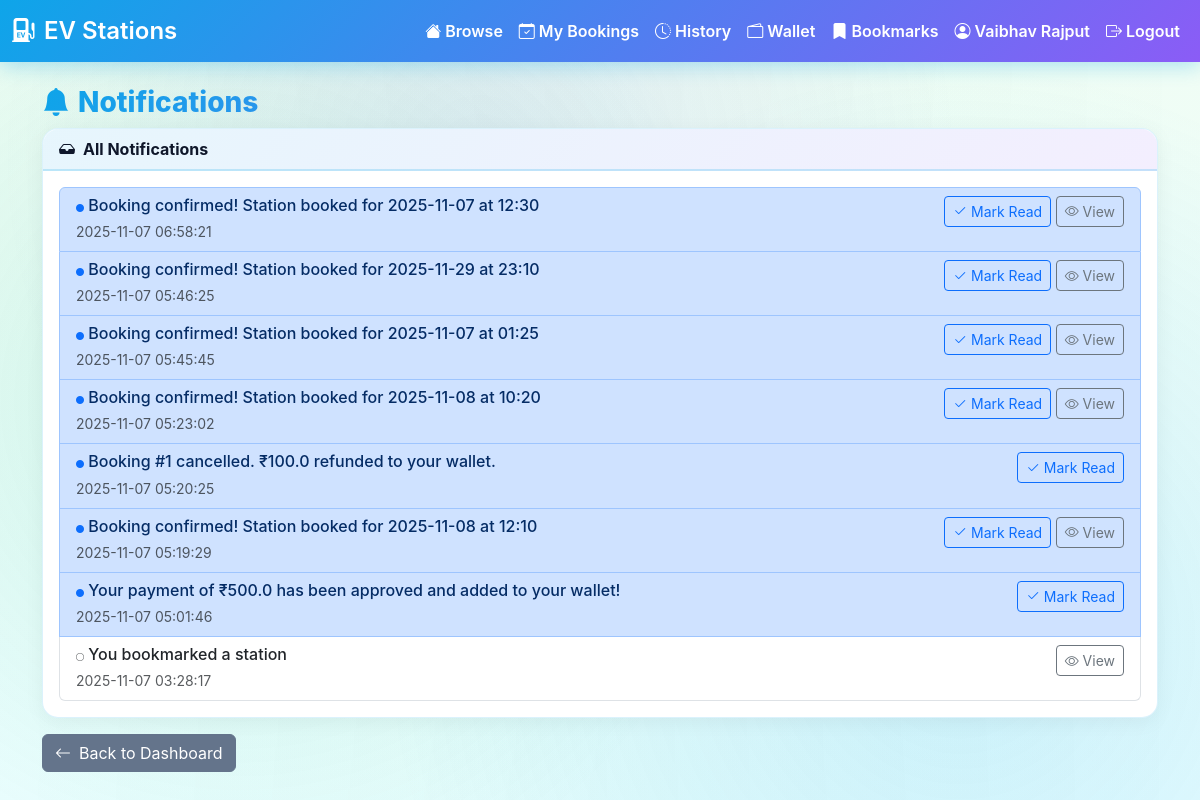
Before: /user/notifications (signed in) with the older database file.
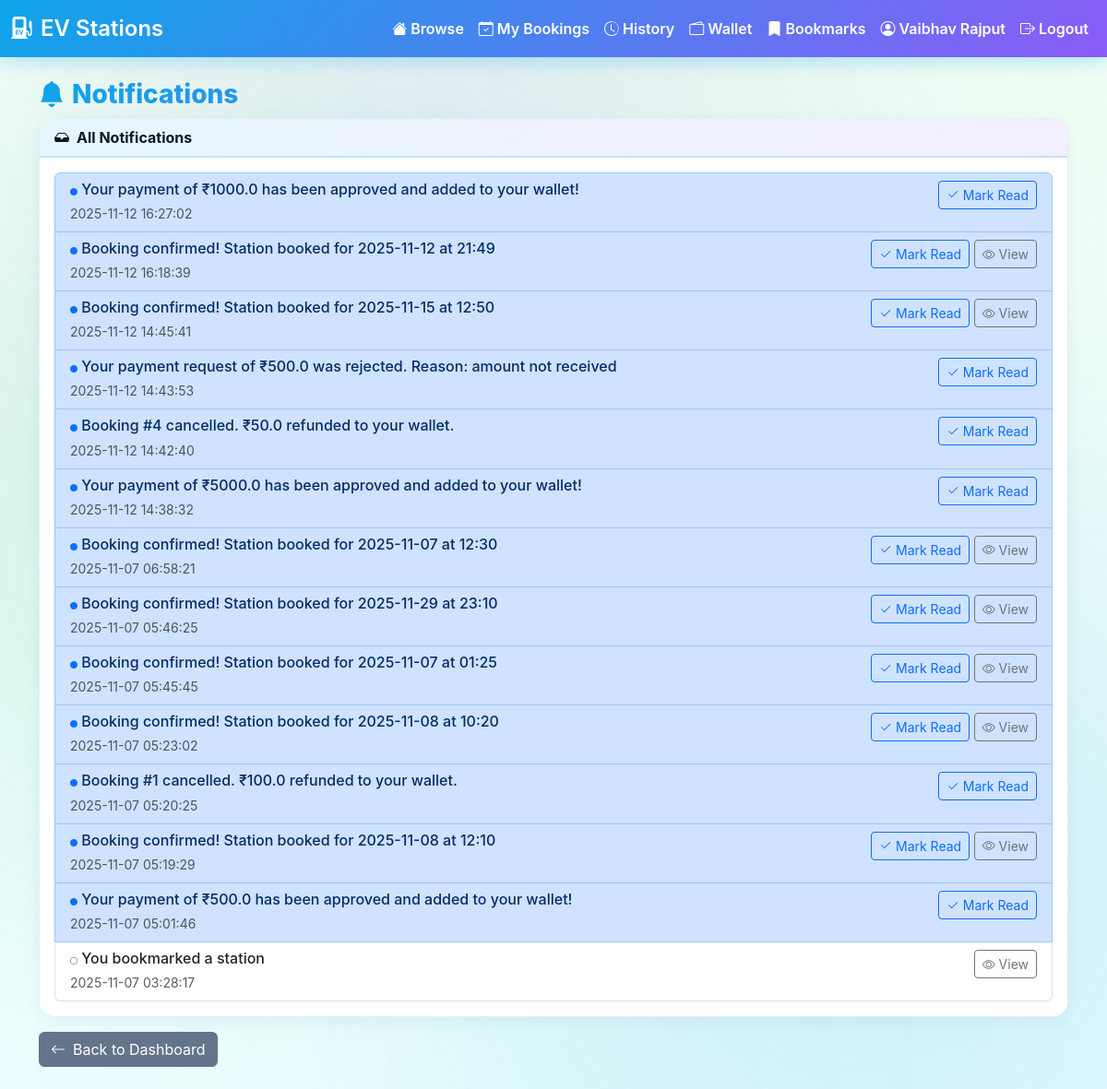
After: the same page with the newer database file.
### tables this page shows
CREATE TABLE notifications (
  id INTEGER PRIMARY KEY AUTOINCREMENT,
  user_id INTEGER NOT NULL,
  station_id TEXT,
  message TEXT NOT NULL,
  is_read INTEGER DEFAULT 0,
  created_at TIMESTAMP DEFAULT CURRENT_TIMESTAMP,
  FOREIGN KEY (user_id) REFERENCES users(id),
  FOREIGN KEY (station_id) REFERENCES ev_charging_stations_reduced(station_id)
);

### flask_app/routes.py (the view)
@bp.route("/user/notifications")
def user_notifications_page():
    if not f.session.get("user_id"):
        f.flash("Please login", "warning")
        return f.redirect(f.url_for("main.user_login"))
    user_id = f.session.get("user_id")
    notifications = get_user_notifications(user_id, unread_only=False)
    return f.render_template("user_notifications.html", notifications=notifications)

### app_db.py (called while the page is built)
def get_conn():
    DB_PATH.parent.mkdir(parents=True, exist_ok=True)
    return sqlite3.connect(DB_PATH)

def get_user_notifications(user_id: int, unread_only: bool = False) -> List[Dict[str, Any]]:
    with get_conn() as conn:
        sql = "SELECT * FROM notifications WHERE user_id = ?"
        if unread_only:
            sql += " AND is_read = 0"
        sql += " ORDER BY created_at DESC LIMIT 20"
        cursor = conn.execute(sql, (user_id,))
        notifications = cursor.fetchall()
    return [
        {
            'id': n[0],
            'station_id': n[2],
            'message': n[3],
            'is_read': n[4],
            'created_at': n[5]
        }
        for n in notifications
    ]

### templates/user_notifications.html (shortened to what this page needs)
{% extends 'base.html' %}
{% block styles %}<link href="{{ url_for('static', filename='css/index.css') }}" rel="stylesheet">{% endblock %}
{% block content %}
<h3><i class="bi bi-bell-fill me-2"></i>Notifications</h3>
<div class="card">
  <div class="card-header">
    <i class="bi bi-inbox-fill me-2"></i>All Notifications
  </div>
  <div class="card-body">
    {% if notifications %}
      <div class="list-group">
        {% for notif in notifications %}
        <div class="list-group-item {% if not notif.is_read %}list-group-item-primary{% endif %}">
          <div class="d-flex w-100 justify-content-between align-items-start">
            <div>
              <h6 class="mb-1">
                {% if not notif.is_read %}
                  <i class="bi bi-circle-fill text-primary" style="font-size:0.5rem;"></i>
                {% else %}
                  <i class="bi bi-circle text-muted" style="font-size:0.5rem;"></i>
                {% endif %}
                {{ notif.message }}
              </h6>
              <small class="text-muted">{{ notif.created_at }}</small>
            </div>
            <div>
              {% if not notif.is_read %}
                <form method="post" action="{{ url_for('main.mark_read', notification_id=notif.id) }}" style="display:inline;">
                  <button type="submit" class="btn btn-sm btn-outline-primary">
                    <i class="bi bi-check2"></i> Mark Read
                  </button>
                </form>
              {% endif %}
              {% if notif.station_id %}
                <a href="{{ url_for('main.station_detail', station_id=notif.station_id) }}"
                   class="btn btn-sm btn-outline-secondary">
                  <i class="bi bi-eye"></i> View
                </a>
              {% endif %}
            </div>
          </div>
        </div>
        {% endfor %}
      </div>
    {% else %}
      <div class="alert alert-info">
        <i class="bi bi-info-circle me-2"></i>No notifications yet.
      </div>
    {% endif %}
  </div>
</div>
<div class="mt-3">
  <a href="{{ url_for('main.user_dashboard') }}" class="btn btn-secondary">
    <i class="bi bi-arrow-left me-2"></i>Back to Dashboard
  </a>
</div>
{% endblock %}

### templates/base.html (shortened to what this page needs)
<!doctype html>
<html lang="en">
  <head>
  <link href="https://cdn.jsdelivr.net/npm/bootstrap@5.3.2/dist/css/bootstrap.min.css" rel="stylesheet">
  <link href="https://cdn.jsdelivr.net/npm/bootstrap-icons@1.11.0/font/bootstrap-icons.css" rel="stylesheet">
  <link href="{{ url_for('static', filename='css/base.css') }}" rel="stylesheet">
    {% block styles %}{% endblock %}
  </head>
  <body class="{% block body_class %}{% endblock %}">
    {% block navbar %}
    <nav class="navbar navbar-expand-lg navbar-dark bg-dark">
      <div class="container-fluid">
        <a class="navbar-brand" href="{{ url_for('main.index') }}">
          <i class="bi bi-ev-station-fill"></i> EV Stations
        </a>
        <div class="collapse navbar-collapse" id="navbarsExample">
          <ul class="navbar-nav ms-auto">
            {% if session.get('is_admin') %}
              <li class="nav-item"><a class="nav-link" href="{{ url_for('main.admin_stations') }}">Stations</a></li>
              <li class="nav-item"><a class="nav-link" href="{{ url_for('main.admin_users') }}">Users</a></li>
              <li class="nav-item"><a class="nav-link" href="{{ url_for('main.admin_payments') }}">Payments</a></li>
              <li class="nav-item"><a class="nav-link" href="{{ url_for('main.admin_bookings') }}">Bookings</a></li>
              <li class="nav-item"><a class="nav-link" href="{{ url_for('main.admin_logout') }}">Logout</a></li>
            {% elif session.get('user_email') %}
              <li class="nav-item"><a class="nav-link" href="{{ url_for('main.index') }}"><i class="bi bi-house-fill me-1"></i>Browse</a></li>
              <li class="nav-item"><a class="nav-link" href="{{ url_for('main.my_bookings') }}"><i class="bi bi-calendar-check me-1"></i>My Bookings</a></li>
              <li class="nav-item"><a class="nav-link" href="{{ url_for('main.charging_history') }}"><i class="bi bi-clock-history me-1"></i>History</a></li>
              <li class="nav-item"><a class="nav-link" href="{{ url_for('main.user_wallet') }}"><i class="bi bi-wallet2 me-1"></i>Wallet</a></li>
              <li class="nav-item"><a class="nav-link" href="{{ url_for('main.user_bookmarks') }}"><i class="bi bi-bookmark-fill me-1"></i>Bookmarks</a></li>
              <li class="nav-item"><span class="nav-link"><i class="bi bi-person-circle me-1"></i>{{ session.get('user_name', session.get('user_email')) }}</span></li>
              <li class="nav-item"><a class="nav-link" href="{{ url_for('main.user_logout') }}"><i class="bi bi-box-arrow-right me-1"></i>Logout</a></li>
            {% else %}
              <li class="nav-item"><a class="nav-link" href="{{ url_for('main.user_login') }}">User Login</a></li>
              <li class="nav-item"><a class="nav-link" href="{{ url_for('main.admin_login') }}">Admin Login</a></li>
            {% endif %}
          </ul>
        </div>
      </div>
    </nav>
  {% endblock %}
    <main class="container my-4">
      {% block content %}{% endblock %}
    </main>
  </body>
</html>

### static/css/base.css (style rules this page uses)
:root { --ev-green: #10b981; --ev-blue: #0ea5e9; --ev-purple: #8b5cf6; --ev-dark: #1e293b; --ev-light-bg: #f0fdf4; --ev-card-bg: #ffffff; --ev-gradient-1: linear-gradient(135deg, #0ea5e9 0%, #8b5cf6 100%); --ev-gradient-2: linear-gradient(135deg, #10b981 0%, #0ea5e9 100%); --ev-gradient-3: linear-gradient(135deg, #f59e0b 0%, #ef4444 100%); }
body { font-family: 'Inter', system-ui, -apple-system, Segoe UI, Roboto, Arial, sans-serif; background: linear-gradient(135deg, #0f2027 0%, #203a43 25%, #2c5364 50%, #0a4d4e 75%, #134e5e 100%); background-attachment: fixed; min-height: 100vh; position: relative; overflow-x: hidden; }
body::before { content: ''; position: fixed; top: 0; left: 0; width: 100%; height: 100%; background-image: radial-gradient(circle at 20% 50%, rgba(16, 185, 129, 0.15) 0%, transparent 50%), radial-gradient(circle at 80% 80%, rgba(14, 165, 233, 0.15) 0%, transparent 50%), radial-gradient(circle at 40% 20%, rgba(139, 92, 246, 0.1) 0%, transparent 50%); pointer-events: none; z-index: 0; }
body::after { content: ''; position: fixed; top: 0; left: 0; width: 100%; height: 100%; background: linear-gradient(90deg, transparent 0%, rgba(16, 185, 129, 0.03) 50%, transparent 100%); animation: electricFlow 8s ease-in-out infinite; pointer-events: none; z-index: 0; }
.container, .navbar, .card { position: relative; z-index: 1; }
.card { border-radius: 16px; border: 1px solid rgba(14,165,233,0.15); background: var(--ev-card-bg); box-shadow: 0 4px 20px rgba(0,0,0,0.05); transition: all 0.3s ease; }

### static/css/index.css (style rules this page uses)
.card { border-radius: 16px; border: 1px solid rgba(14,165,233,0.15); background: white; box-shadow: 0 4px 20px rgba(0,0,0,0.05); }
.card-header { background: linear-gradient(135deg, rgba(14,165,233,0.1), rgba(139,92,246,0.1)); border-bottom: 2px solid rgba(14,165,233,0.2); font-weight: 700; color: #0f172a; border-radius: 16px 16px 0 0 !important; }
h3 { background: linear-gradient(135deg, #0ea5e9, #8b5cf6); -webkit-background-clip: text; -webkit-text-fill-color: transparent; background-clip: text; font-weight: 800; }

### templates/base.html (style rules this page uses)
:root { --brand-primary:#0ea5e9; --brand-secondary:#10b981; --brand-accent:#8b5cf6; --bg-soft:linear-gradient(to bottom, #f0fdf4 0%, #ecfeff 100%); --text-muted:#64748b; }
body { background: linear-gradient(to bottom, #f0fdf4 0%, #ecfeff 100%); min-height: 100vh; }
.navbar { background: linear-gradient(135deg, #0ea5e9 0%, #8b5cf6 100%); box-shadow: 0 4px 20px rgba(14,165,233,0.3); backdrop-filter: blur(10px); }
.navbar .nav-link, .navbar .navbar-brand { color:#fff !important; font-weight: 600; transition: all 0.3s ease; }
.navbar-brand { font-weight: 800; font-size: 1.5rem; display: flex; align-items: center; gap: 8px; }
h3 { background: linear-gradient(135deg, #0ea5e9, #8b5cf6); -webkit-background-clip: text; -webkit-text-fill-color: transparent; background-clip: text; font-weight: 800; }
.btn-secondary { background: var(--text-muted); border-color: var(--text-muted); }
.card { box-shadow: 0 6px 18px rgba(14,165,233,0.1); border: 1px solid rgba(14,165,233,0.15); }
.card-header { background: linear-gradient(135deg, rgba(14,165,233,0.1), rgba(139,92,246,0.1)); font-weight: 700; color: #0f172a; border-bottom: 2px solid rgba(14,165,233,0.2); }
a { color: var(--brand-primary); }

Changed rows visible on the page:
added notifications: is_read 0 (drawn), message "Your payment of ₹1000.0 has been approved and added to your wallet!", created_at "2025-11-12 16:27:02"
added notifications: is_read 0 (drawn), message "Booking confirmed! Station booked for 2025-11-12 at 21:49", created_at "2025-11-12 16:18:39"
added notifications: is_read 0 (drawn), message "Booking confirmed! Station booked for 2025-11-15 at 12:50", created_at "2025-11-12 14:45:41"
added notifications: is_read 0 (drawn), message "Your payment request of ₹500.0 was rejected. Reason: amount not received", created_at "2025-11-12 14:43:53"
added notifications: is_read 0 (drawn), message "Booking #4 cancelled. ₹50.0 refunded to your wallet.", created_at "2025-11-12 14:42:40"
added notifications: is_read 0 (drawn), message "Your payment of ₹5000.0 has been approved and added to your wallet!", created_at "2025-11-12 14:38:32"
